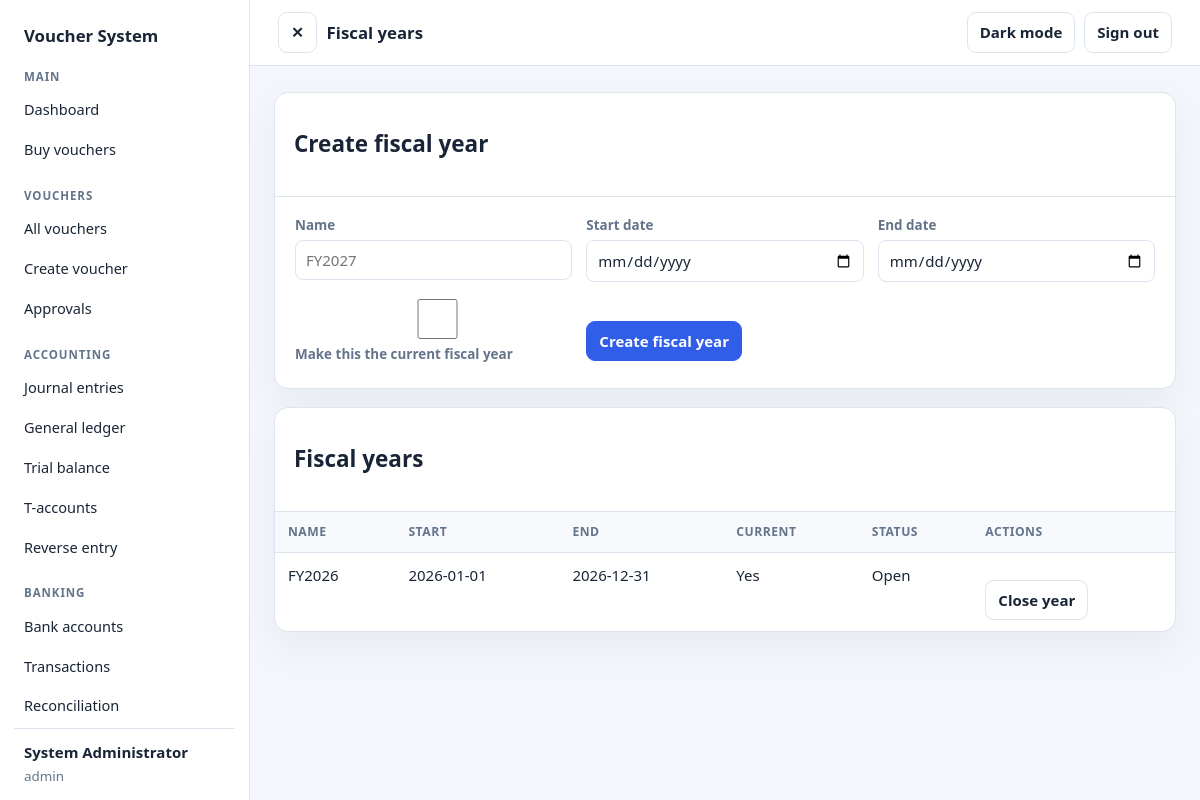
Page /admin/settings/fiscal_year.php (signed in) on the committed database.
### tables this page shows
CREATE TABLE users (
  id INT UNSIGNED AUTO_INCREMENT PRIMARY KEY,
  role_id INT UNSIGNED NOT NULL,
  username VARCHAR(50) NOT NULL UNIQUE,
  full_name VARCHAR(100) NOT NULL,
  email VARCHAR(120) NULL,
  password_hash VARCHAR(255) NOT NULL,
  is_active TINYINT(1) NOT NULL DEFAULT 1,
  last_login DATETIME NULL,
  created_at TIMESTAMP NOT NULL DEFAULT CURRENT_TIMESTAMP,
  FOREIGN KEY (role_id) REFERENCES roles(id)
);

CREATE TABLE fiscal_years (
  id INT UNSIGNED AUTO_INCREMENT PRIMARY KEY,
  name VARCHAR(30) NOT NULL UNIQUE,
  start_date DATE NOT NULL,
  end_date DATE NOT NULL,
  is_current TINYINT(1) NOT NULL DEFAULT 0,
  is_closed TINYINT(1) NOT NULL DEFAULT 0
);

### config/functions.php (called while the page is built, shortened)
<?php
require_once __DIR__ . '/database.php';
function app_base_path(): string
{
    $scriptName = $_SERVER['SCRIPT_NAME'] ?? '';
    $scriptPath = parse_url(str_replace('\\', '/', $scriptName), PHP_URL_PATH);
    $lastSlash = strrpos($scriptPath, '/');
    $directory = $lastSlash === false ? '' : substr($scriptPath, 0, $lastSlash);
    $segments = explode('/', trim($directory, '/'));
    $baseSegments = [];
    return $baseSegments ? '/' . implode('/', $baseSegments) : '';
}
function app_url(string $path = ''): string
{
    $basePath = app_base_path();
    $path = ltrim($path, '/');
    return $basePath . '/' . $path;
}
function e($value): string
{
    return htmlspecialchars((string) $value, ENT_QUOTES | ENT_SUBSTITUTE, 'UTF-8');
}

### config/database.php (called while the page is built, shortened)
<?php
function db(): PDO
{
    static $connection = null;
    if ($connection instanceof PDO) {
        return $connection;
    }
    $host = (string) app_config_value('DB_HOST', '127.0.0.1');
    $database = (string) app_config_value('DB_NAME', 'voucher_system_app');
    $portValue = app_config_value('DB_PORT');
    $port = $portValue === false || $portValue === null || $portValue === ''
        ? 3306
        : filter_var($portValue, FILTER_VALIDATE_INT, ['options' => ['min_range' => 1, 'max_range' => 65535]]);
    $usernameValue = app_config_value('DB_USER');
    $passwordValue = app_config_value('DB_PASS');
    $username = is_string($usernameValue) ? $usernameValue : '';
    $password = is_string($passwordValue) ? $passwordValue : '';
    if ($username === false || $username === '') {
        if ($host === '127.0.0.1' || $host === 'localhost') {
            $username = 'root';
        } else {
            throw new RuntimeException('The DB_USER environment variable is required for remote database hosts.');
        }
    }
    $dsn = sprintf('mysql:host=%s;port=%d;dbname=%s;charset=utf8mb4', $host, $port, $database);
    $options = [
        PDO::ATTR_ERRMODE => PDO::ERRMODE_EXCEPTION,
        PDO::ATTR_DEFAULT_FETCH_MODE => PDO::FETCH_ASSOC,
        PDO::ATTR_EMULATE_PREPARES => false,
    ];
    $connection = new PDO($dsn, $username, $password === false ? '' : $password, $options);
    return $connection;
}

### admin/settings/fiscal_year.php (the view, shortened to what this page needs)
<?php
$connection = db();
$formData = ['name' => '', 'start_date' => '', 'end_date' => '', 'is_current' => '0'];
$years = $connection->query(
    'SELECT * FROM fiscal_years ORDER BY start_date DESC, id DESC'
)->fetchAll();
require __DIR__ . '/../../includes/header.php';
require __DIR__ . '/../../includes/sidebar.php';
require __DIR__ . '/../../includes/navbar.php';
?>
<section class="app-card">
    <div class="app-card-header"><h2>Create fiscal year</h2></div>
    <div class="app-card-body">
        <form class="app-form" method="post">
            <div><label for="name">Name</label><input id="name" name="name" maxlength="30" required value="<?= e($formData['name']) ?>" placeholder="FY2027"></div>
            <div><label for="start_date">Start date</label><input id="start_date" type="date" name="start_date" required value="<?= e($formData['start_date']) ?>"></div>
            <div><label for="end_date">End date</label><input id="end_date" type="date" name="end_date" required value="<?= e($formData['end_date']) ?>"></div>
            <div><label><input type="checkbox" name="is_current" value="1" <?= $formData['is_current'] === '1' ? 'checked' : '' ?>> Make this the current fiscal year</label></div>
            <div class="app-actions"><button class="app-button app-button-primary" type="submit">Create fiscal year</button></div>
        </form>
    </div>
</section>
<section class="app-card">
    <div class="app-card-header"><h2>Fiscal years</h2></div>
    <div class="app-table-wrap">
        <table class="app-table">
            <thead><tr><th>Name</th><th>Start</th><th>End</th><th>Current</th><th>Status</th><th>Actions</th></tr></thead>
            <tbody>
                <?php if ($years): foreach ($years as $year): ?>
                    <tr>
                        <td><?= e($year['name']) ?></td><td><?= e($year['start_date']) ?></td><td><?= e($year['end_date']) ?></td>
                        <td><?= (int) $year['is_current'] === 1 ? 'Yes' : 'No' ?></td><td><?= (int) $year['is_closed'] === 1 ? 'Closed' : 'Open' ?></td>
                        <td>
                            <?php if ((int) $year['is_closed'] === 0): ?>
                                <form class="app-actions" method="post">
                                    <button class="app-button" name="action" value="close" type="submit" data-confirm="Close this fiscal year?">Close year</button>
                                </form>
                            <?php endif; ?>
                        </td>
                    </tr>
                <?php endforeach; else: ?>
                    <tr><td class="app-empty" colspan="6">No fiscal years configured.</td></tr>
                <?php endif; ?>
            </tbody>
        </table>
    </div>
</section>
<?php require __DIR__ . '/../../includes/footer.php'; ?>

### includes/sidebar.php (shortened to what this page needs)
<?php
$sidebarStatement = db()->prepare(
    'SELECT u.full_name, u.username, p.code AS permission_code
     FROM users u
     LEFT JOIN role_permissions rp ON rp.role_id = u.role_id
     LEFT JOIN permissions p ON p.id = rp.permission_id
     WHERE u.id = :user_id AND u.is_active = 1'
);
$sidebarStatement->execute(['user_id' => (int) $_SESSION['user_id']]);
$sidebarRows = $sidebarStatement->fetchAll();
$sidebarUser = $sidebarRows[0];
$sidebarPermissions = [];
foreach ($sidebarRows as $sidebarRow) {
    if ($sidebarRow['permission_code'] !== null) {
        $sidebarPermissions[$sidebarRow['permission_code']] = true;
    }
}
$sidebarCurrentPath = parse_url($_SERVER['REQUEST_URI'] ?? '', PHP_URL_PATH);
?>
<aside class="app-sidebar" aria-label="Primary navigation">
    <a class="app-sidebar-brand" href="<?= e(app_url('admin/dashboard.php')) ?>">Voucher System</a>
    <nav class="app-sidebar-nav">
        <?php foreach ($sidebarSections as $section): ?>
            <?php
            $visibleItems = array_filter($section['items'], static function (array $item) use ($sidebarPermissions): bool {
                return $item['permission'] === null || isset($sidebarPermissions[$item['permission']]);
            });
            ?>
            <?php if ($visibleItems): ?>
                <section class="app-sidebar-section">
                    <h2><?= e($section['title']) ?></h2>
                    <?php foreach ($visibleItems as $item): ?>
                        <?php
                        $itemUrl = app_url($item['path']);
                        $itemPath = parse_url($itemUrl, PHP_URL_PATH);
                        $isCurrent = $sidebarCurrentPath === $itemPath;
                        ?>
                        <a class="app-sidebar-link<?= $isCurrent ? ' is-active' : '' ?>"
                           href="<?= e($itemUrl) ?>"<?= $isCurrent ? ' aria-current="page"' : '' ?>
                           title="<?= e($item['label']) ?>">
                            <?= e($item['label']) ?>
                        </a>
                    <?php endforeach; ?>
                </section>
            <?php endif; ?>
        <?php endforeach; ?>
    </nav>
    <div class="app-sidebar-user">
        <strong><?= e($sidebarUser['full_name']) ?></strong>
        <span><?= e($sidebarUser['username']) ?></span>
    </div>
</aside>

### assets/css/app.css (style rules this page uses)
:root { color-scheme: light; --app-page: #f3f6fb; --app-surface: #fff; --app-surface-muted: #f7f9fc; --app-text: #192536; --app-muted: #64748b; --app-border: #dce4ef; --app-accent: #315ee8; --app-accent-soft: #edf2ff; --app-danger: #a52b24; --app-danger-soft: #fff1f0; --app-shadow: 0 16px 40px #12213a0d; }
* { box-sizing: border-box; }
body { margin: 0; background: var(--app-page); color: var(--app-text); font: 15px/1.5 system-ui, -apple-system, "Segoe UI", sans-serif; }
a { color: var(--app-accent); text-decoration: none; }
button, input, select, textarea { font: inherit; }
.app-sidebar { position: sticky; top: 0; display: flex; flex: 0 0 250px; flex-direction: column; width: 250px; height: 100vh; padding: 18px 14px 14px; border-right: 1px solid var(--app-border); background: var(--app-surface); transition: flex-basis .2s ease, width .2s ease, padding .2s ease; }
.app-sidebar-brand { display: block; padding: 5px 10px 20px; color: var(--app-text); font-size: 1.05rem; font-weight: 800; }
.app-sidebar-nav { flex: 1; overflow-y: auto; }
.app-sidebar-section { margin: 0 0 18px; }
.app-sidebar-section h2 { margin: 0 0 6px; padding: 0 10px; color: var(--app-muted); font-size: .72rem; font-weight: 750; letter-spacing: .08em; text-transform: uppercase; }
.app-sidebar-link { display: block; margin: 2px 0; padding: 8px 10px; border-radius: 8px; color: var(--app-text); font-size: .91rem; }
.app-sidebar-user { display: grid; gap: 2px; padding: 12px 10px 0; border-top: 1px solid var(--app-border); overflow-wrap: anywhere; }
.app-sidebar-user span { color: var(--app-muted); font-size: .84rem; }
.app-button { display: inline-flex; min-height: 38px; align-items: center; justify-content: center; padding: 8px 12px; border: 1px solid var(--app-border); border-radius: 9px; background: var(--app-surface); color: var(--app-text); font-weight: 650; cursor: pointer; }
.app-card { margin-bottom: 18px; overflow: hidden; border: 1px solid var(--app-border); border-radius: 14px; background: var(--app-surface); box-shadow: var(--app-shadow); }
.app-card-header { display: flex; align-items: center; justify-content: space-between; gap: 12px; padding: 16px 19px; border-bottom: 1px solid var(--app-border); }
.app-card-body { padding: 18px 20px; }
.app-table-wrap { overflow-x: auto; }
.app-table { width: 100%; border-collapse: collapse; }
.app-table th, .app-table td { padding: 11px 13px; border-bottom: 1px solid var(--app-border); text-align: left; vertical-align: top; }
.app-table th { background: var(--app-surface-muted); color: var(--app-muted); font-size: .76rem; font-weight: 700; text-transform: uppercase; letter-spacing: .04em; }
.app-table tr:last-child td { border-bottom: 0; }
.app-form { display: grid; grid-template-columns: repeat(auto-fit, minmax(210px, 1fr)); gap: 14px; }
.app-form label { display: block; margin-bottom: 5px; color: var(--app-muted); font-size: .84rem; font-weight: 650; }
.app-form input, .app-form select, .app-form textarea { width: 100%; min-height: 40px; padding: 8px 10px; border: 1px solid var(--app-border); border-radius: 8px; background: var(--app-surface); color: var(--app-text); }
.app-actions { display: flex; flex-wrap: wrap; align-items: center; gap: 9px; margin-top: 16px; }
.app-button-primary { border-color: var(--app-accent); background: var(--app-accent); color: #fff; }

### rows in the picture
users: full_name "System Administrator", username "admin"
fiscal_years: name "FY2026", start_date "2026-01-01", end_date "2026-12-31", is_current "Yes", is_closed "Open"

### other values in the picture
$section['title'] "MAIN"
$item['label'] "Dashboard"
$item['label'] "Buy vouchers"
$section['title'] "VOUCHERS"
$item['label'] "All vouchers"
$item['label'] "Create voucher"
$item['label'] "Approvals"
$section['title'] "ACCOUNTING"
$item['label'] "Journal entries"
$item['label'] "General ledger"
$item['label'] "Trial balance"
$item['label'] "T-accounts"
$item['label'] "Reverse entry"
$section['title'] "BANKING"
$item['label'] "Bank accounts"
